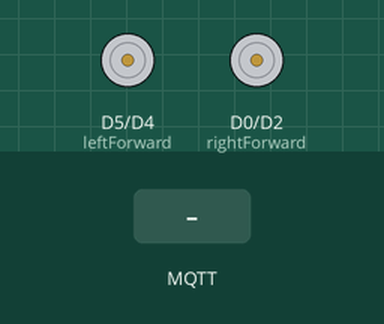
Recording of a sketch running on a simulated ESP8266 (NodeMCU). Shown: motor-driver pin pairs drawn as motors (green arrow = first pin HIGH = forward, orange = second pin HIGH = backward, longer = more drive). Inputs (shaded band) come from the test bench. WiFi joins after 1.5 s; servers stay silent unless stated; no MQTT or app messages arrive unless stated; what the sketch prints to the serial monitor is not drawn.

Above: at 2.7 s.
2.8 s: MQTT message "1" arrives on the first subscribed topic
At 4.0 s:
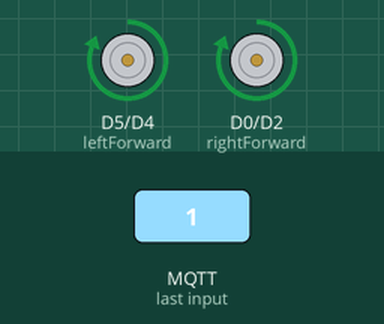
4.3 s: MQTT message "0" arrives on the first subscribed topic
At 5.3 s:
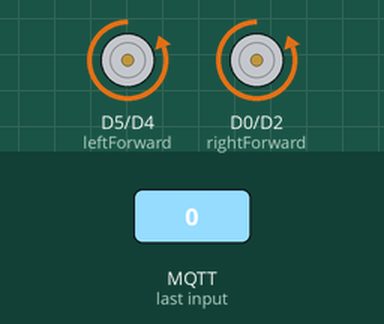
5.8 s: MQTT message "3" arrives on the first subscribed topic
At 6.4 s:
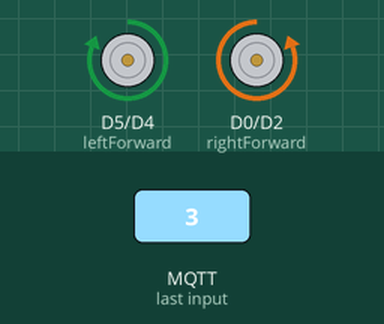
7.3 s: MQTT message "5" arrives on the first subscribed topic
At 7.6 s:
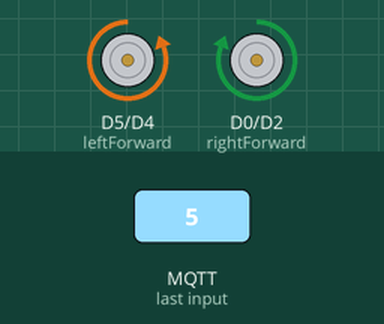
8.8 s: MQTT message "6" arrives on the first subscribed topic
At 10.0 s:
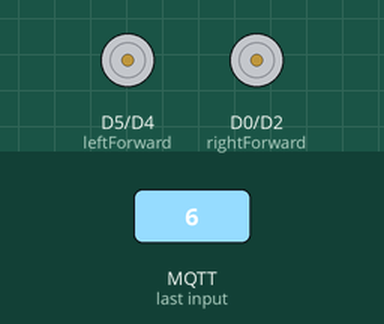
Timing chart, 0 to 11.3 s (numbered marks = the images above; inputs shaded):
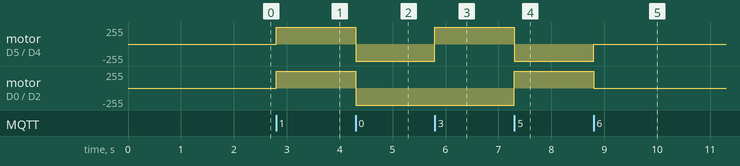

Measured:
- after the input at 2.8 s, motor on D5 (leftForward) / D4 (leftBackward), motor on D0 (rightForward) / D2 (rightBackward): stopped → forward 255/255 at once
- after the input at 4.3 s, motor on D5 (leftForward) / D4 (leftBackward), motor on D0 (rightForward) / D2 (rightBackward): forward 255/255 → backward 255/255 at once
- after the input at 5.8 s, motor on D5 (leftForward) / D4 (leftBackward): backward 255/255 → forward 255/255 at once
- after the input at 7.3 s, motor on D5 (leftForward) / D4 (leftBackward): forward 255/255 → backward 255/255 at once; motor on D0 (rightForward) / D2 (rightBackward): backward 255/255 → forward 255/255 at once
- after the input at 8.8 s, motor on D5 (leftForward) / D4 (leftBackward): backward 255/255 → stopped at once; motor on D0 (rightForward) / D2 (rightBackward): forward 255/255 → stopped at once

The sketch:

RC_car.ino
```cpp
#include <ESP8266WiFi.h>
#include<PubSubClient.h>

const char* mqtt_server="test.mosquitto.org";
WiFiClient espclient;
void callback(char* topic,byte* payload,unsigned int length1);
PubSubClient client(mqtt_server,1883,callback,espclient);


const int leftForward = D5;
const int leftBackward = D4;
const int rightForward = D0;
const int rightBackward = D2;


void setup() {
  pinMode(leftForward,OUTPUT);
  pinMode(leftBackward,OUTPUT);
  pinMode(rightForward,OUTPUT);
  pinMode(rightBackward,OUTPUT);
  Serial.begin(115200);
  Serial.print("connecting");
  WiFi.begin("siddharth","siddharth");         //SSID,PASSWORD
  while(WiFi.status()!=WL_CONNECTED){
    delay(500);
    Serial.print(".");
  }
  Serial.println();

  reconnect();

}


void callback(char* topic,byte* payload,unsigned int length1){
Serial.print("message arrived[");
Serial.print(topic);
Serial.println("]");

for(int i=0;i<length1;i++){
  Serial.print(payload[i]);

}

    if(payload[0]==49)
      {
        digitalWrite(leftForward,HIGH);
        digitalWrite(rightForward,HIGH);
        digitalWrite(leftBackward,LOW);
        digitalWrite(rightBackward,LOW);
      }
    else if(payload[0]==48)
      {
        digitalWrite(leftForward,LOW);
        digitalWrite(leftBackward,HIGH);
        digitalWrite(rightBackward,HIGH);
        digitalWrite(rightForward,LOW);
      }
    else if(payload[0]==51)
      {
        digitalWrite(leftForward,HIGH);
        digitalWrite(rightBackward,HIGH);
        digitalWrite(leftBackward,LOW);
        digitalWrite(rightForward,LOW);
      }
    else if(payload[0]==53)
      {
        digitalWrite(leftForward,LOW);
        digitalWrite(rightBackward,LOW);
        digitalWrite(leftBackward,HIGH);
        digitalWrite(rightForward,HIGH);
      }
     else if(payload[0]==54)
      {
        digitalWrite(leftForward,LOW);
        digitalWrite(rightBackward,LOW);
        digitalWrite(leftBackward,LOW);
        digitalWrite(rightForward,LOW);
      }

Serial.println();
}


void reconnect(){
  while(WiFi.status()!=WL_CONNECTED){
    delay(500);
    Serial.print(".");
  }
  while(!client.connected()){
  if(client.connect("ESP8266Client123456789")){
    Serial.println("connected");
    client.subscribe("motorcontrol");
  }
    else{
      Serial.print("failed,rc=");
      Serial.println(client.state());
      delay(500);
    }
  }
}
void loop() {
    if(!client.connected()){
      reconnect();
    }

    client.loop();

}
```
